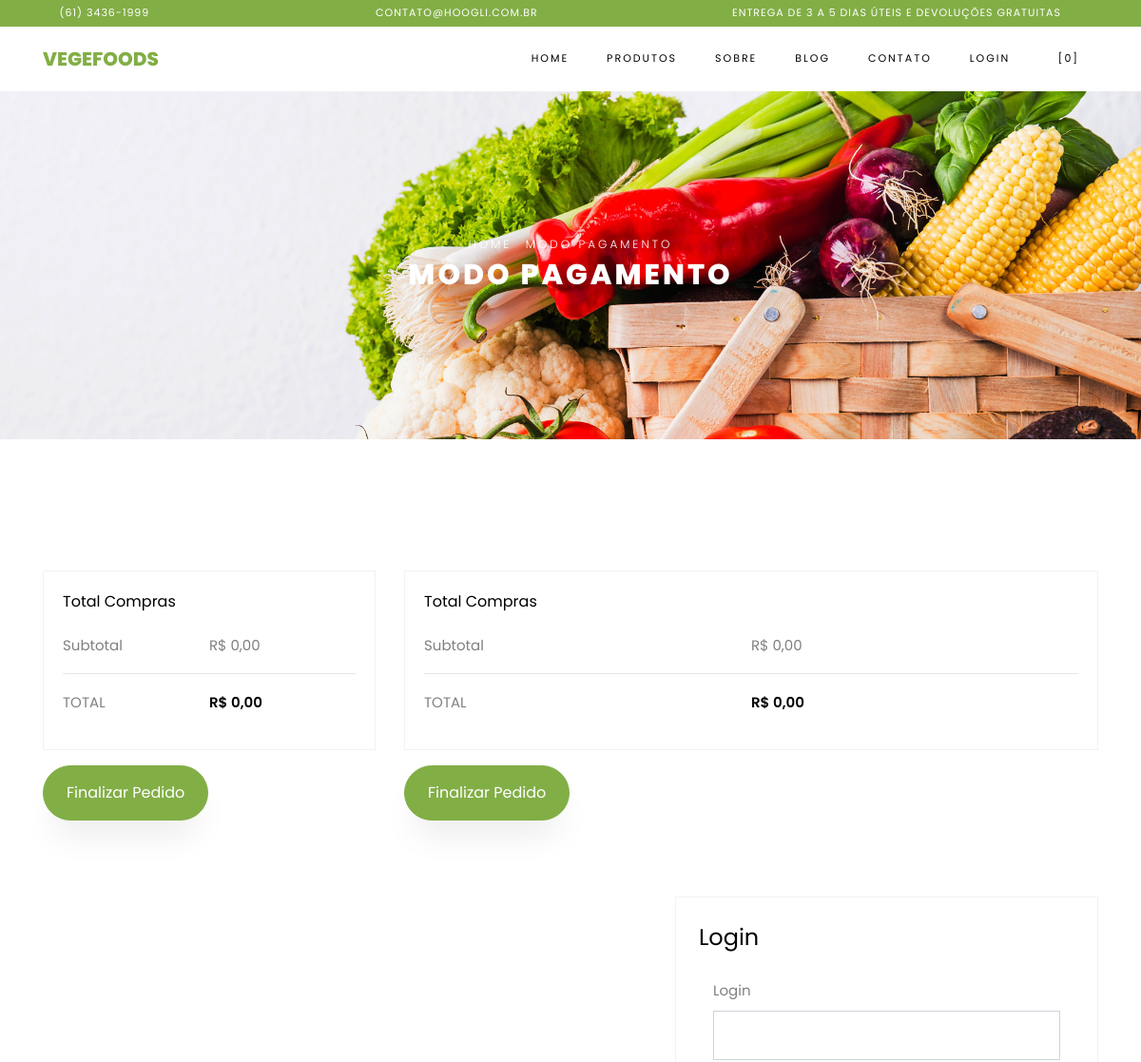
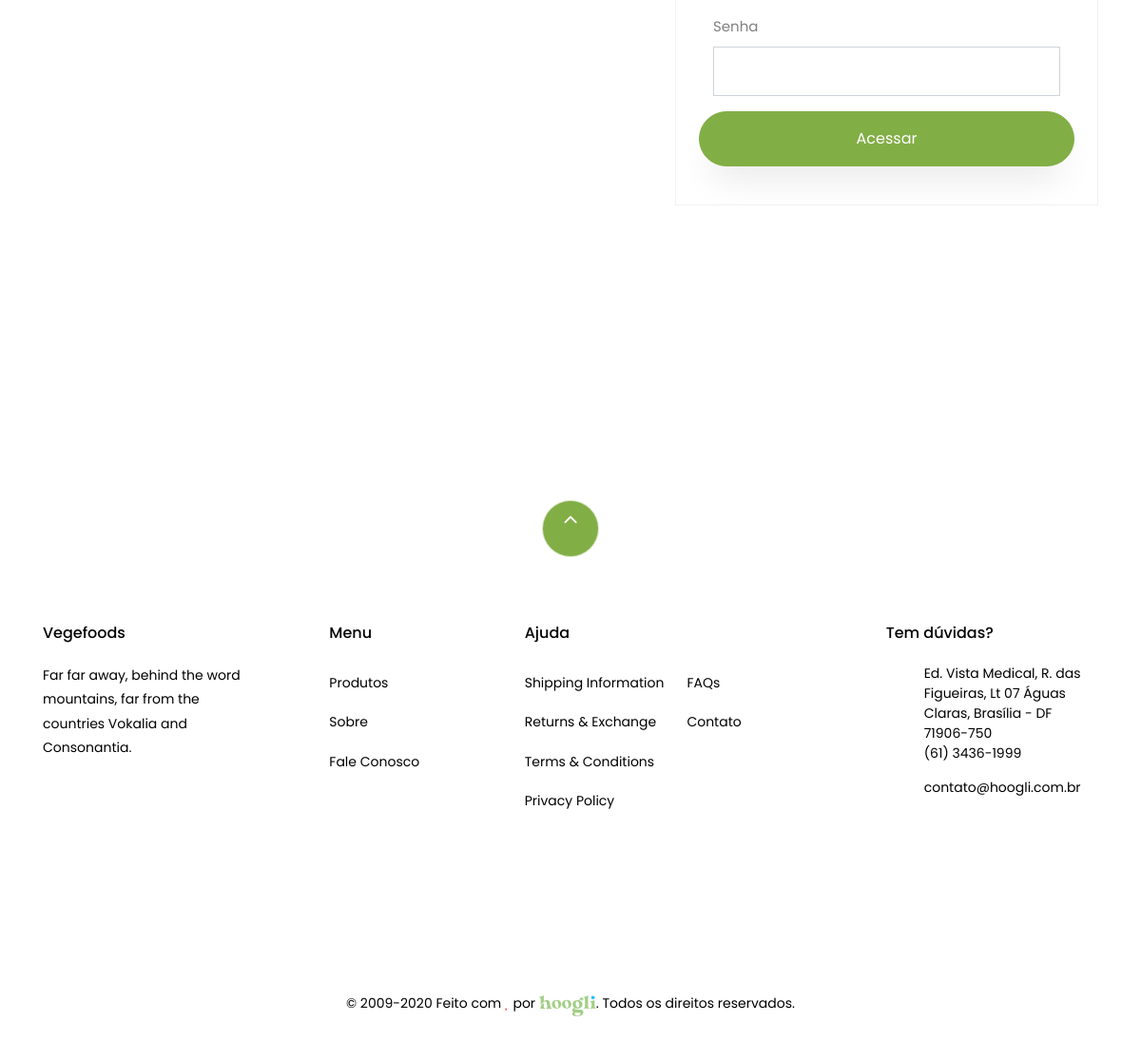
/modo-pagamento.php, run on the app's committed database (2 pictures, top to bottom).
### tables this page shows
CREATE TABLE `tbl_config` (
  `id` int(11) NOT NULL,
  `id_campanha` int(11) DEFAULT NULL,
  `favicon` varchar(250) DEFAULT NULL,
  `facebook` varchar(250) DEFAULT NULL,
  `twitter` varchar(250) DEFAULT NULL,
  `instagram` varchar(250) DEFAULT NULL,
  `youtube` varchar(250) DEFAULT NULL,
  `linkedln` varchar(250) DEFAULT NULL,
  `nome_empresa` varchar(250) DEFAULT NULL,
  `endereco` varchar(250) DEFAULT NULL,
  `telefone1` varchar(40) DEFAULT NULL,
  `telefone2` varchar(40) DEFAULT NULL,
  `email1` varchar(250) DEFAULT NULL,
  `email2` varchar(250) DEFAULT NULL,
  `cep_loja` varchar(20) DEFAULT NULL,
  `merchant_id_cielo` varchar(250) DEFAULT NULL,
  `merchant_key_cielo` varchar(250) DEFAULT NULL
);

### Connection/con-pdo.php (called while the page is built, shortened)
<?php
$conInstanciada = '';
if(empty($conInstanciada)) {
	class Conexao {
		private static $pdo;
		public static function getInstance() {
		if (!isset(self::$pdo)) {
		 try {
		  $opcoes = array(PDO::MYSQL_ATTR_INIT_COMMAND => 'SET NAMES utf8', PDO::ATTR_PERSISTENT => TRUE);
		  self::$pdo = new PDO("mysql:host=" . HOST . "; dbname=" . DBNAME . "; charset=" . CHARSET . ";", USER, PASSWORD, $opcoes);
		  self::$pdo->setAttribute(PDO::ATTR_ERRMODE, PDO::ERRMODE_EXCEPTION);
		 } catch (PDOException $e) {
		  print "Erro: " . $e->getMessage();
		 }
		}
		return self::$pdo;
		}
	}
}

### Class/config.class.php (called while the page is built, shortened)
<?php
$ConfigSistemaInstanciada = '';
if(empty($ConfigSistemaInstanciada)) {
	if(file_exists('Connection/conexao.php')) {
		require_once('Connection/con-pdo.php');
	} else {
		require_once('../Connection/con-pdo.php');
		require_once('../funcoes.php');
	}
	class ConfigSistema {
		private $pdo = null;
		private static $ConfigSistema = null;
		private function __construct($conexao){
			$this->pdo = $conexao;
		}
		public static function getInstance($conexao){
			if (!isset(self::$ConfigSistema)):
				self::$ConfigSistema = new ConfigSistema($conexao);
			endif;
			return self::$ConfigSistema;
		}
		function rsDados() {
			try{
				$sql = "SELECT * FROM tbl_config ";
				$stm = $this->pdo->prepare($sql);
				$stm->execute();
				$rsDados = $stm->fetchAll(PDO::FETCH_OBJ);
				$this->endereco = $rsDados[0]->endereco;
				$this->telefone1 = $rsDados[0]->telefone1;
				$this->email1 = $rsDados[0]->email1;
			} catch(PDOException $erro){
				echo $erro->getLine();
			}
			return($this);
		}
	}
}

### includes.php (called while the page is built, shortened)
<?php
include "Class/config.class.php";
$infoSistema = ConfigSistema::getInstance(Conexao::getInstance())->rsDados();
?>

### modo-pagamento.php (the view, shortened to what this page needs)
<?php include "includes.php";
?>
<!DOCTYPE html>
<html lang="pt-br">
  <head>
    <link rel="stylesheet" href="css/open-iconic-bootstrap.min.css">
    <link rel="stylesheet" href="css/animate.css">
    <link rel="stylesheet" href="css/owl.carousel.min.css">
    <link rel="stylesheet" href="css/owl.theme.default.min.css">
    <link rel="stylesheet" href="css/magnific-popup.css">
    <link rel="stylesheet" href="css/aos.css">
    <link rel="stylesheet" href="css/ionicons.min.css">
    <link rel="stylesheet" href="css/bootstrap-datepicker.css">
    <link rel="stylesheet" href="css/jquery.timepicker.css">
    <link rel="stylesheet" href="css/flaticon.css">
    <link rel="stylesheet" href="css/icomoon.css">
    <link rel="stylesheet" href="css/style.css">
  </head>
  <body class="goto-here">
		<?php include "header.php";?>
    <div class="hero-wrap hero-bread" style="background-image: url('images/bg_1.jpg');">
      <div class="container">
        <div class="row no-gutters slider-text align-items-center justify-content-center">
          <div class="col-md-9 ftco-animate text-center">
          	<p class="breadcrumbs"><span class="mr-2"><a href=".">Home</a></span> <span>Modo Pagamento</span></p>
            <h1 class="mb-0 bread">Modo Pagamento</h1>
          </div>
        </div>
      </div>
    </div>
    <section class="ftco-section">
      <div class="container">
        <div class="row justify-content-center">
           <div class="col-lg-4 mt-5 cart-wrap ftco-animate">
    				<div class="cart-total mb-3">
    					<h3>Total Compras</h3>
    					<p class="d-flex">
    						<span>Subtotal</span>
    						<span>R$ <?php echo number_format($totalcarrinho,2,',','.');?></span>
    					</p>
    					<hr>
    					<p class="d-flex total-price">
    						<span>Total</span>
    						<span>R$ <?php echo number_format($totalcarrinho,2,',','.');?></span>
    					</p>
    				</div>
    				<p><a href="javascript:;" onclick="finalizar_pedido()" class="btn btn-primary py-3 px-4">Finalizar Pedido</a></p>
    			</div>
                <div class="col-lg-8 mt-5 cart-wrap ftco-animate">
    				<div class="cart-total mb-3">
    					<h3>Total Compras</h3>
    					<p class="d-flex">
    						<span>Subtotal</span>
    						<span>R$ <?php echo number_format($totalcarrinho,2,',','.');?></span>
    					</p>
    					<hr>
    					<p class="d-flex total-price">
    						<span>Total</span>
    						<span>R$ <?php echo number_format($totalcarrinho,2,',','.');?></span>
    					</p>
    				</div>
    				<p><a href="javascript:;" onclick="finalizar_pedido()" class="btn btn-primary py-3 px-4">Finalizar Pedido</a></p>
    			</div>
					<div class="col-xl-5">
	          <div class="row mt-5 pt-3">
	          	<div class="col-md-12">
	          		<div class="cart-detail p-3 p-md-4">
	          			<h3 class="billing-heading mb-4">Login</h3>
                          <form action="" method="POST">
                              <div class="col-md-12">
	                <div class="form-group">
	                	<label for="firstname">Login</label>
	                  <input type="text" class="form-control" name="login" placeholder="">
	                </div>
	              </div>
                  <div class="col-md-12">
	                <div class="form-group">
	                	<label for="firstname">Senha</label>
	                  <input type="password" class="form-control" name="senha" placeholder="">
	                </div>
	              </div>
                  <p><button type="submit" class="btn btn-primary py-3 px-4">Acessar</button></p>
                          </form>
								</div>
	          	</div>
	          </div>
          </div>
        </div>
      </div>
    </section>
 <?php include "footer.php";?>
  </body>
</html>

### header.php (shortened to what this page needs)
<div class="py-1 bg-primary">
    	<div class="container">
    		<div class="row no-gutters d-flex align-items-start align-items-center px-md-0">
	    		<div class="col-lg-12 d-block">
		    		<div class="row d-flex">
		    			<div class="col-md pr-4 d-flex topper align-items-center">
							<?php if(isset($infoSistema->telefone1) && !empty($infoSistema->telefone1)){?>
	                <div class="icon mr-2 d-flex justify-content-center align-items-center"><span class="icon-phone2"></span></div>
						    <span class="text"><?php echo $infoSistema->telefone1;?></span>
                    <?php }?>
					    </div>
					    <div class="col-md pr-4 d-flex topper align-items-center">
							<?php if(isset($infoSistema->email1) && !empty($infoSistema->email1)){?>
	                <div class="icon mr-2 d-flex justify-content-center align-items-center"><span class="icon-paper-plane"></span></div>
						    <span class="text"><?php echo $infoSistema->email1;?></span>
                    <?php }?>
					    </div>
					    <div class="col-md-5 pr-4 d-flex topper align-items-center text-lg-right">
						    <span class="text">Entrega de 3 a 5 dias úteis e Devoluções Gratuitas</span>
					    </div>
				    </div>
			    </div>
		    </div>
		  </div>
    </div>
    <nav class="navbar navbar-expand-lg navbar-dark ftco_navbar bg-dark ftco-navbar-light" id="ftco-navbar">
	    <div class="container">
	      <a class="navbar-brand" href="<?php echo SITE_URL;?>/.">Vegefoods</a>
	      <div class="collapse navbar-collapse" id="ftco-nav">
	        <ul class="navbar-nav ml-auto">
	          <li class="nav-item active"><a href="." class="nav-link">Home</a></li>
            <li class="nav-item"><a href="<?php echo SITE_URL;?>/produtos" class="nav-link">Produtos</a></li>
	          <li class="nav-item"><a href="<?php echo SITE_URL;?>/sobre" class="nav-link">Sobre</a></li>
	          <li class="nav-item"><a href="<?php echo SITE_URL;?>/blog" class="nav-link">Blog</a></li>
	          <li class="nav-item"><a href="<?php echo SITE_URL;?>/contato" class="nav-link">Contato</a></li>
			  <li class="nav-item">
				  <?php if(isset($_SESSION['clienteLogado']) && $_SESSION['clienteLogado'] == 'S'){?>
				  <a href="<?php echo SITE_URL;?>/area-cliente" class="nav-link">Minha Área</a>
				  <?php }else{?>
				   <a href="<?php echo SITE_URL;?>/login" class="nav-link">Login</a>
				  <?php }?>
				  </li>
	          <li class="nav-item cta cta-colored"><a data-toggle="modal" data-target="#cartModal" class="nav-link"><span class="icon-shopping_cart"></span>[<?php if(isset($_SESSION['shopping_cart']) && !empty($_SESSION['shopping_cart'])){ echo count($_SESSION['shopping_cart']);}else{ echo "0";}?>]</a></li>
	        </ul>
	      </div>
	    </div>
	  </nav>

### footer.php (shortened to what this page needs)
<footer class="ftco-footer ftco-section">
     <div class="container">
     	<div class="row">
     		<div class="mouse">
					<a href="#" class="mouse-icon">
						<div class="mouse-wheel"><span class="ion-ios-arrow-up"></span></div>
					</a>
				</div>
     	</div>
       <div class="row mb-5">
         <div class="col-md">
           <div class="ftco-footer-widget mb-4">
             <h2 class="ftco-heading-2">Vegefoods</h2>
             <p>Far far away, behind the word mountains, far from the countries Vokalia and Consonantia.</p>
             <ul class="ftco-footer-social list-unstyled float-md-left float-lft mt-5">
             </ul>
           </div>
         </div>
         <div class="col-md">
           <div class="ftco-footer-widget mb-4 ml-md-5">
             <h2 class="ftco-heading-2">Menu</h2>
             <ul class="list-unstyled">
               <li><a href="<?php echo SITE_URL;?>/produtos" class="py-2 d-block">Produtos</a></li>
               <li><a href="<?php echo SITE_URL;?>/sobre" class="py-2 d-block">Sobre</a></li>
               <li><a href="<?php echo SITE_URL;?>/contato" class="py-2 d-block">Fale Conosco</a></li>
             </ul>
           </div>
         </div>
         <div class="col-md-4">
            <div class="ftco-footer-widget mb-4">
             <h2 class="ftco-heading-2">Ajuda</h2>
             <div class="d-flex">
              <ul class="list-unstyled mr-l-5 pr-l-3 mr-4">
                <li><a href="#" class="py-2 d-block">Shipping Information</a></li>
                <li><a href="#" class="py-2 d-block">Returns &amp; Exchange</a></li>
                <li><a href="#" class="py-2 d-block">Terms &amp; Conditions</a></li>
                <li><a href="#" class="py-2 d-block">Privacy Policy</a></li>
              </ul>
              <ul class="list-unstyled">
                <li><a href="#" class="py-2 d-block">FAQs</a></li>
                <li><a href="<?php echo SITE_URL;?>/contato" class="py-2 d-block">Contato</a></li>
              </ul>
            </div>
           </div>
         </div>
         <div class="col-md">
           <div class="ftco-footer-widget mb-4">
           	<h2 class="ftco-heading-2">Tem dúvidas?</h2>
           	<div class="block-23 mb-3">
              <ul>
                     <?php if(isset($infoSistema->endereco) && !empty($infoSistema->endereco)){?>
                <li><span class="icon icon-map-marker"></span><span class="text"><?php echo $infoSistema->endereco;?></span></li>
                   <?php }?>
                   <?php if(isset($infoSistema->telefone1) && !empty($infoSistema->telefone1)){?>
                <li><a ><span class="icon icon-phone"></span><span class="text"><?php echo $infoSistema->telefone1;?></span></a></li>
                   <?php }?>
                   <?php if(isset($infoSistema->email1) && !empty($infoSistema->email1)){?>
                <li><a ><span class="icon icon-envelope"></span><span class="text"><?php echo $infoSistema->email1;?></span></a></li>
                   <?php }?>
              </ul>
            </div>
           </div>
         </div>
       </div>
       <div class="row">
         <div class="col-md-12 text-center">
           <p>© 2009-<?php echo date('Y');?> Feito com <i class="icon icon-heart fa-beat" style="color: red;"></i> por <span><a href="http://hoogli.com.br/" target="_blank"><img src="<?php echo SITE_URL;?>/images/hoogli_logo.svg" width="60" alt="Hoogli-Marketing-Digital-Brasilia-(61)-3436-1999" style="margin-top: 3px;"></a></span>. Todos os direitos reservados.</p>
         </div>
       </div>
     </div>
   </footer>

### css/icomoon.css (style rules this page uses)
[class^="icon-"], [class*=" icon-"] { font-family: 'icomoon' !important; speak: none; font-style: normal; font-weight: normal; font-variant: normal; text-transform: none; line-height: 1; -webkit-font-smoothing: antialiased; -moz-osx-font-smoothing: grayscale; }
.icon-heart:before { content: "\f004"; }
.icon-map-marker:before { content: "\f041"; }
.icon-phone:before { content: "\f095"; }
.icon-envelope:before { content: "\f0e0"; }
.icon-paper-plane:before { content: "\f1d8"; }
.icon-phone2:before { content: "\e0cd"; }
.icon-shopping_cart:before { content: "\e8cc"; }

### data on the page
tbl_config: telefone1 "(61) 3436-1999", email1 "CONTATO@HOOGLI.COM.BR", endereco "Ed. Vista Medical, R. das Figueiras, Lt 07 Águas Claras, Brasília - DF 71906-750", email1 "contato@hoogli.com.br"

### other printed values
$totalcarrinho "0,00"
